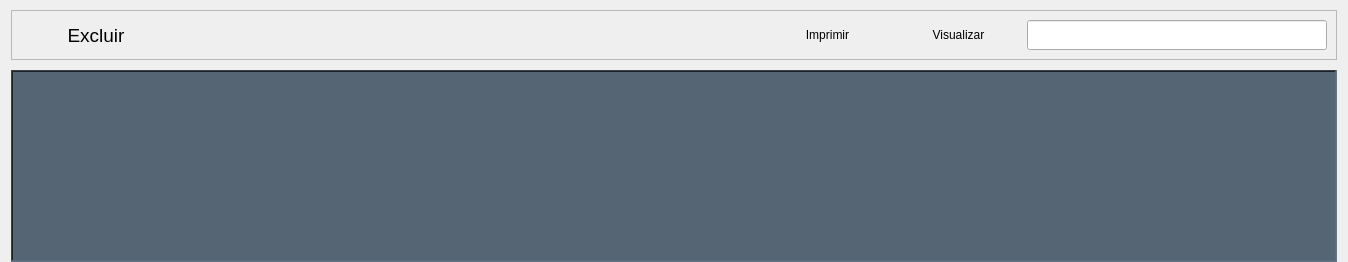
               <widget class="QWidget" name="Saidas">
                <layout class="QVBoxLayout" name="verticalLayout_11">
                 <property name="spacing">
                  <number>10</number>
                 </property>
                 <property name="topMargin">
                  <number>10</number>
                 </property>
                 <property name="bottomMargin">
                  <number>0</number>
                 </property>
                 <item>
                  <widget class="QFrame" name="fr_saida_cabec">
                   <property name="sizePolicy">
                    <sizepolicy hsizetype="Preferred" vsizetype="Minimum">
                     <horstretch>0</horstretch>
                     <verstretch>0</verstretch>
                    </sizepolicy>
                   </property>
                   <property name="minimumSize">
                    <size>
                     <width>0</width>
                     <height>45</height>
                    </size>
                   </property>
                   <property name="frameShape">
                    <enum>QFrame::StyledPanel</enum>
                   </property>
                   <property name="frameShadow">
                    <enum>QFrame::Raised</enum>
                   </property>
                   <layout class="QHBoxLayout" name="horizontalLayout_7">
                    <item>
                     <widget class="QPushButton" name="pb_saida_excl">
                      <property name="minimumSize">
                       <size>
                        <width>150</width>
                        <height>30</height>
                       </size>
                      </property>
                      <property name="maximumSize">
                       <size>
                        <width>16777215</width>
                        <height>30</height>
                       </size>
                      </property>
                      <property name="font">
                       <font>
                        <family>Arial</family>
                        <pointsize>14</pointsize>
                       </font>
                      </property>
                      <property name="cursor">
                       <cursorShape>PointingHandCursor</cursorShape>
                      </property>
                      <property name="styleSheet">
                       <string notr="true">QPushButton:hover{
	background-color: rgb(255, 0, 0);
	color: rgb(255, 255, 255);
	border-radius: 10px;
}
QPushButton{
	border-radius: 10px;
}</string>
                      </property>
                      <property name="text">
                       <string>Excluir</string>
                      </property>
                     </widget>
                    </item>
                    <item>
                     <spacer name="horizontalSpacer_4">
                      <property name="orientation">
                       <enum>Qt::Horizontal</enum>
                      </property>
                      <property name="sizeHint" stdset="0">
                       <size>
                        <width>588</width>
                        <height>20</height>
                       </size>
                      </property>
                     </spacer>
                    </item>
                    <item>
                     <widget class="QPushButton" name="pb_print_sai">
                      <property name="minimumSize">
                       <size>
                        <width>125</width>
                        <height>30</height>
                       </size>
                      </property>
                      <property name="maximumSize">
                       <size>
                        <width>16777215</width>
                        <height>30</height>
                       </size>
                      </property>
                      <property name="cursor">
                       <cursorShape>PointingHandCursor</cursorShape>
                      </property>
                      <property name="styleSheet">
                       <string notr="true">QPushButton:hover{
	background-color: rgb(13, 154, 201);	
	color: rgb(255, 255, 255);
	border-radius: 10px;
}
QPushButton{
	border-radius: 10px;
}</string>
                      </property>
                      <property name="text">
                       <string>Imprimir</string>
                      </property>
                     </widget>
                    </item>
                    <item>
                     <widget class="QPushButton" name="pb_prever_sai">
                      <property name="minimumSize">
                       <size>
                        <width>125</width>
                        <height>30</height>
                       </size>
                      </property>
                      <property name="maximumSize">
                       <size>
                        <width>16777215</width>
                        <height>30</height>
                       </size>
                      </property>
                      <property name="cursor">
                       <cursorShape>PointingHandCursor</cursorShape>
                      </property>
                      <property name="styleSheet">
                       <string notr="true">QPushButton:hover{
	background-color: rgb(152, 108, 250);
	color: rgb(255, 255, 255);
	border-radius: 10px;
}
QPushButton{
	border-radius: 10px;
}</string>
                      </property>
                      <property name="text">
                       <string>Visualizar</string>
                      </property>
                     </widget>
                    </item>
                    <item>
                     <widget class="QLineEdit" name="le_saida_pesq">
                      <property name="minimumSize">
                       <size>
                        <width>300</width>
                        <height>30</height>
                       </size>
                      </property>
                      <property name="maximumSize">
                       <size>
                        <width>300</width>
                        <height>30</height>
                       </size>
                      </property>
                      <property name="styleSheet">
                       <string notr="true">color: rgb(255, 255, 255);</string>
                      </property>
                      <property name="placeholderText">
                       <string>Pesquisar...</string>
                      </property>
                     </widget>
                    </item>
                   </layout>
                  </widget>
                 </item>
                 <item>
                  <widget class="QTableView" name="tw_saidas">
                   <property name="font">
                    <font>
                     <family>Arial</family>
                     <pointsize>14</pointsize>
                    </font>
                   </property>
                   <property name="cursor" stdset="0">
                    <cursorShape>PointingHandCursor</cursorShape>
                   </property>
                   <property name="styleSheet">
                    <string notr="true">background-color: rgb(86, 101, 115);</string>
                   </property>
                   <property name="frameShape">
                    <enum>QFrame::WinPanel</enum>
                   </property>
                   <property name="lineWidth">
                    <number>2</number>
                   </property>
                   <property name="alternatingRowColors">
                    <bool>true</bool>
                   </property>
                   <property name="selectionMode">
                    <enum>QAbstractItemView::SingleSelection</enum>
                   </property>
                   <property name="selectionBehavior">
                    <enum>QAbstractItemView::SelectRows</enum>
                   </property>
                   <attribute name="horizontalHeaderStretchLastSection">
                    <bool>true</bool>
                   </attribute>
                  </widget>
                 </item>
                </layout>
               </widget>
